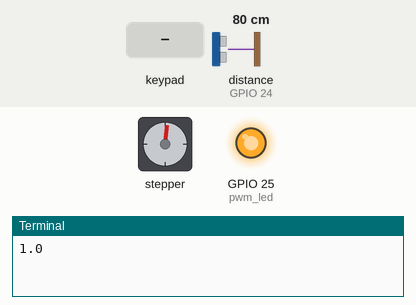
Recording of a program running on a simulated Raspberry Pi (BCM pin numbers). Parts: stepper motor, output pins drawn as LEDs (lit = HIGH), the last lines printed to the terminal. The inputs (shaded band) are chosen by the test bench; at power-on: distance to the obstacle (sensor on GPIO 24) 80 cm. The echo pulse lasts 58.3 µs per cm; the stepper is drawn at 2048 steps a turn; the clock reads 2024-03-15 10:24:30 at power-on unless the program sets it; pins used as bus, display or sensor lines are not drawn. At 8.4 s the program stops and its outputs stay as they are.

Above: at 1.2 s.
1.3 s: keypad keys 1 2 pressed 0.4 s apart
At 3.03 s:
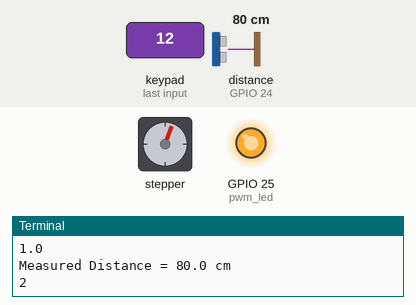
4.8 s: key '5' pressed
At 4.97 s:
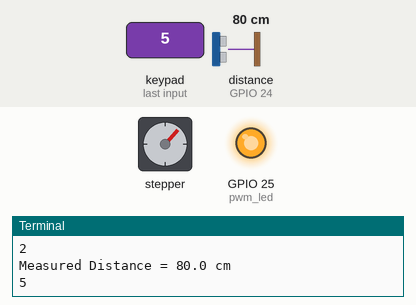
8.3 s: distance to the obstacle (sensor on GPIO 24) set to 9 cm
At 9.5 s:
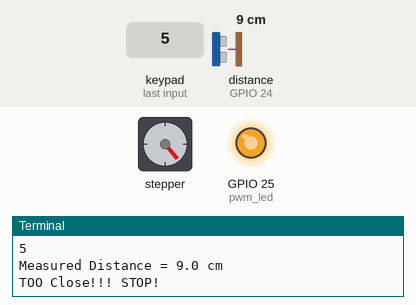
Timing chart, 0 to 9.9 s (numbered marks = the images above; inputs shaded):
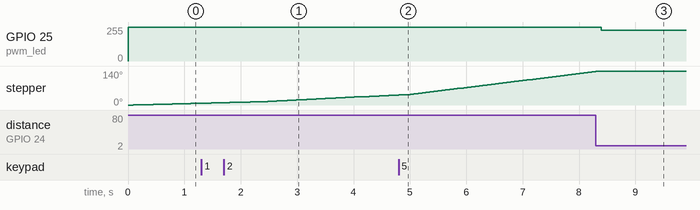

The program:

final_project.py
```python
#Libraries
import RPi.GPIO as GPIO
import time

#GPIO Mode (BOARD / BCM)
GPIO.setmode(GPIO.BCM)
GPIO.setup(25,GPIO.OUT)
#set GPIO Pins
GPIO_TRIGGER = 23
GPIO_ECHO = 24
pwm_led=GPIO.PWM(25,50)
pwm_led.start(100)
#set GPIO direction (IN / OUT)
GPIO.setup(GPIO_TRIGGER, GPIO.OUT)
GPIO.setup(GPIO_ECHO, GPIO.IN)

stepper_pins=[18,17,27,22]
GPIO.setup(stepper_pins,GPIO.OUT)
stepper_sequence=[]
stepper_sequence.append([GPIO.HIGH, GPIO.LOW, GPIO.LOW,GPIO.LOW])
stepper_sequence.append([GPIO.LOW, GPIO.HIGH, GPIO.LOW,GPIO.LOW])
stepper_sequence.append([GPIO.LOW, GPIO.LOW, GPIO.HIGH,GPIO.LOW])
stepper_sequence.append([GPIO.LOW, GPIO.LOW, GPIO.LOW,GPIO.HIGH])
z=0
speed=1.00
ROW=[5,6,13,19]
COL=[16,20,21]
MATRIX = [[1, 2, 3],
        [4, 5, 6],
        [7, 8, 9],
        ['*', 0, '#']]
for i in range(3):
        GPIO.setup(COL[i],GPIO.OUT)
        GPIO.output(COL[i],1)
for j in range(4):
        GPIO.setup(ROW[j],GPIO.IN,pull_up_down=GPIO.PUD_UP)
def distance():
    # set Trigger to HIGH
    GPIO.output(GPIO_TRIGGER, True)
        # set Trigger after 0.01ms to LOW
    time.sleep(0.00001)
    GPIO.output(GPIO_TRIGGER, False)

    StartTime = time.time()
    StopTime = time.time()

    # save StartTime
    while GPIO.input(GPIO_ECHO) == 0:
        StartTime = time.time()

    # save time of arrival
    while GPIO.input(GPIO_ECHO) == 1:
        StopTime = time.time()

    # time difference between start and arrival
    TimeElapsed = StopTime - StartTime
    # multiply with the sonic speed (34300 cm/s)
    # and divide by 2, because there and back
    distance = (TimeElapsed * 34300) / 2
    return distance
x=1.00
if __name__ == '__main__':
    try:
        while True:
                z=0
                speed=1.00
                for i in range(3):
                        GPIO.output(COL[i],0)
                        for j in range(4):
                                if GPIO.input(ROW[j])==0:
                                        x=int( MATRIX[j][i])

                                        #time.sleep(1)
                                        while(GPIO.input(ROW[j])==0):
                                                pass
                        GPIO.output(COL[i],1)
                speed=0.03/x
                print(x)
                while z<10:
                        for row in stepper_sequence:
                                GPIO.output(stepper_pins,row)
                                time.sleep(speed)
                        z+=1
                dist = distance()
                print ("Measured Distance = %.1f cm" % dist)
                if(dist<10):
                        pwm_led.ChangeDutyCycle(dist*10)
                        print("TOO Close!!! STOP!")
                        break
                else:
                        pwm_led.ChangeDutyCycle(100)
        # Reset by pressing CTRL + C
    except KeyboardInterrupt:
        print("Measurement stopped by User")
        GPIO.cleanup()
```

Measured:
- after the input at 8.3 s, GPIO 25 (pwm_led): 255/255 → 230/255 after 0.10 s; stepper: goes on until 8.4 s, then stays 140°
